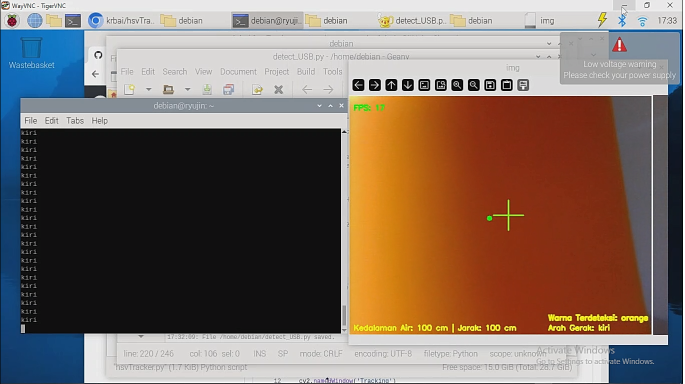
#> input picture orange_1.png, 1369 x 768 px, given in place of the camera (shown at 1/2 size)
$ python jarak.py
#> lines starting #> are read from the running program, lines starting #| are printed output that depends on the picture; after the words box and inside, x2 and y2 are one past the last pixel; in counts of white or black regions, pixels touching at a corner belong together
import cv2
import numpy as np
import time
import serial

# Inisialisasi koneksi serial dengan Arduino
ser = serial.Serial("COM5", 9600)  # Ganti '/dev/ttyUSB0' dengan port serial yang sesuai
time.sleep(2)  # Tunggu sebentar agar koneksi serial stabil

# baca gambar
cap = cv2.VideoCapture(1)

# mengubah spesifik ukuran
# lebar
cap.set(3, 640)
# tinggi
cap.set(4, 480)
# kecerahan
# cap.set(10, 100)
cap.set(cv2.CAP_PROP_BRIGHTNESS, 100)

# Variabel untuk menghitung FPS
fps_start_time = time.time()
fps_frame_counter = 0
fps = 0

# deklarasi variabel
depth = ""
distance = ""

# # video adalah sekumpulan gambar, sehingga dibutuhkan perulangan
while True:
    # mengcapture image
    success, img = cap.read()
#> img is the input picture: shape (768, 1369, 3); mean B, G, R 98.6, 108.3, 125.3

    # menentukan hsv minimum
    r_lower = np.array([163, 201, 136]) # lower red
    o_lower = np.array([1,177,125]) # lower orange
    g_lower = np.array([45, 80, 25]) # lower green

    # menentukan hsv maksimum
    r_upper = np.array([179, 255, 255]) # higher red
    o_upper = np.array([63,255,255]) # higher orange
    g_upper = np.array([90,255,255]) # higher green

    # ubah bgr menjadi hsv
    imgHSV = cv2.cvtColor(img, cv2.COLOR_BGR2HSV)
#> imgHSV: shape (768, 1369, 3); mean H, S, V 67.5, 81.2, 135

    # masking
    r_mask = cv2.inRange(imgHSV,r_lower,r_upper) # red
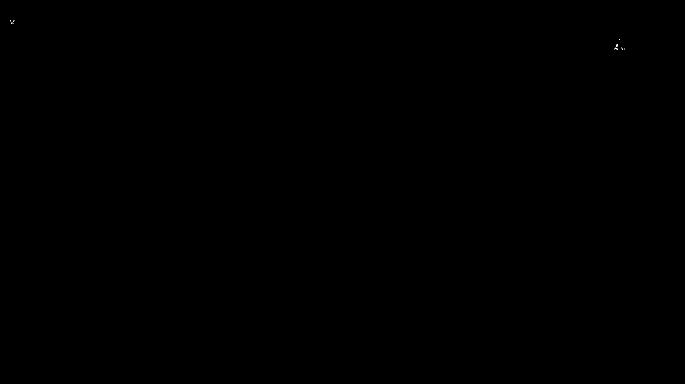
#> r_mask: shape (768, 1369) (shown at 1/2 size); 0% white in thin lines or dots, all inside (x1, y1, x2, y2) = (20, 41, 1250, 100)
    o_mask = cv2.inRange(imgHSV,o_lower,o_upper) # orange
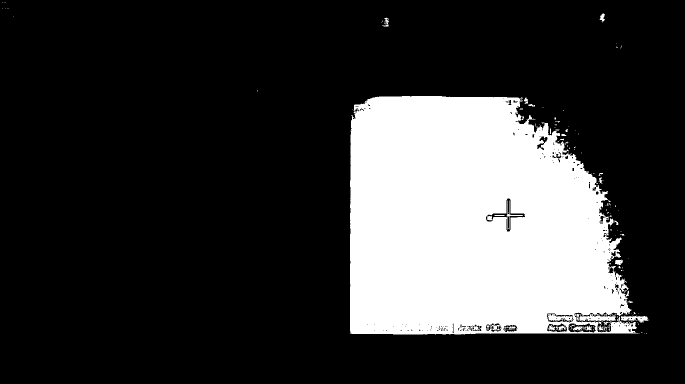
#> o_mask: shape (768, 1369) (shown at 1/2 size); 21.5% white; 151 white regions (127 under 20 px), largest, box (x1, y1, x2, y2) and area: (700, 192, 1276, 669) 224070, (1242, 631, 1297, 646) 436, (1013, 401, 1046, 459) 188
    g_mask = cv2.inRange(imgHSV,g_lower,g_upper) # green
#> g_mask: shape (768, 1369); 0.04% white; 13 white regions (9 under 20 px), largest, box (x1, y1, x2, y2) and area: (708, 209, 740, 222) 251, (974, 432, 984, 441) 77, (761, 209, 769, 221) 46, (753, 210, 757, 221) 34

    # Penghalusan gambar dengan operasi morfologi
    kernel = np.ones((5, 5), np.uint8)
    r_mask = cv2.erode(r_mask, kernel, iterations=1)
#> r_mask: shape (768, 1369); every value is 0
    r_mask = cv2.dilate(r_mask, kernel, iterations=1)
    o_mask = cv2.erode(o_mask, kernel, iterations=1)
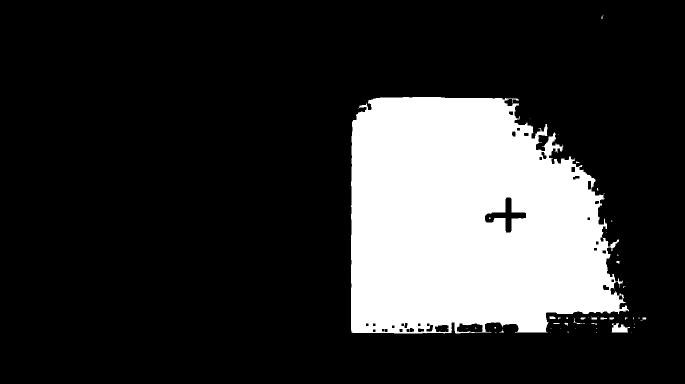
#> o_mask: shape (768, 1369) (shown at 1/2 size); 19.9% white; 49 white regions (35 under 20 px), largest, box (x1, y1, x2, y2) and area: (702, 194, 1258, 667) 208473, (1223, 646, 1260, 665) 432, (1099, 633, 1111, 638) 55
    o_mask = cv2.dilate(o_mask, kernel, iterations=1)
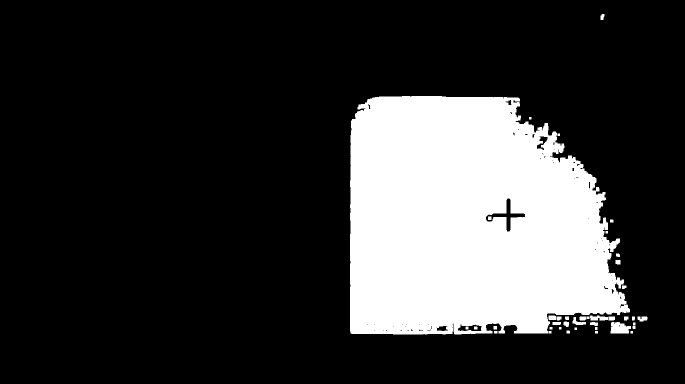
#> o_mask: shape (768, 1369) (shown at 1/2 size); 21% white; 39 white regions, largest, box (x1, y1, x2, y2) and area: (700, 192, 1260, 669) 217985, (1221, 644, 1262, 667) 740, (1180, 631, 1216, 641) 276
    g_mask = cv2.erode(g_mask, kernel, iterations=1)
#> g_mask: shape (768, 1369); 0% white in thin lines or dots, all inside (x1, y1, x2, y2) = (710, 211, 982, 439)
    g_mask = cv2.dilate(g_mask, kernel, iterations=1)
#> g_mask: shape (768, 1369); 0.02% white; 3 white regions

    # Temukan kontur pada gambar hasil masking
    contours_r, _ = cv2.findContours(r_mask, cv2.RETR_EXTERNAL, cv2.CHAIN_APPROX_SIMPLE)
#> contours_r = []
    contours_o, _ = cv2.findContours(o_mask, cv2.RETR_EXTERNAL, cv2.CHAIN_APPROX_SIMPLE)
#> contours_o = 36 contours, 8 with area under 20; largest, box (x1, y1, x2, y2) and area: (700, 192, 1260, 669) 218930, (1221, 644, 1262, 667) 678, (1180, 631, 1216, 641) 228, (1145, 634, 1172, 650) 160, (1275, 633, 1295, 643) 128
    contours_g, _ = cv2.findContours(g_mask, cv2.RETR_EXTERNAL, cv2.CHAIN_APPROX_SIMPLE)
#> contours_g = 3 contours; box (x1, y1, x2, y2) and area: (716, 209, 733, 217) 89, (975, 432, 984, 441) 59, (708, 210, 713, 217) 24

    # menyatukan dua gambar
    # imgResult = cv2.bitwise_and(img, img, mask=mask)

    # Jika ditemukan setidaknya satu kontur untuk warna merah
    for contour in contours_r:
        # hitung luas contour
        area = cv2.contourArea(contour)

         # Gambar persegi panjang berwarna merah jika luas kontur cukup besar
        if area > 1000:
            x, y, w, h = cv2.boundingRect(contour)
            cv2.rectangle(img, (x, y), (x+w, y+h), (255, 255, 255), 2)

            # Hitung momen spasial untuk mendapatkan centroid
            M = cv2.moments(contour)

            # Koordinat x dan y dari centroid
            if M["m00"] != 0:
                cx = int(M["m10"] / M["m00"])
                cy = int(M["m01"] / M["m00"])
            else:
                cx, cy = 0, 0  # Atur ke nilai default jika momen spasial bernilai nol

            # Gambar titik centroid pada gambar hasil
            cv2.circle(img, (cx, cy), 5, (0, 255, 0), -1)

            # tulisan merah pada persegi panjang
            cv2.putText(img, "Merah", (x + 10 , y - 10), cv2.FONT_HERSHEY_SIMPLEX, 0.5, (0, 0, 255), 2, cv2.LINE_AA)

            # kirim data ke arduino
            ser.write('r'.encode())
#> this loop made 0 passes

    # Jika ditemukan setidaknya satu kontur untuk warna orange
    for contour in contours_o:
        # hitung luas contour
        area = cv2.contourArea(contour)

         # Gambar persegi panjang berwarna merah jika luas kontur cukup besar
        if area > 1000:
            x, y, w, h = cv2.boundingRect(contour)
            cv2.rectangle(img, (x, y), (x+w, y+h), (255, 255, 255), 2)

            # Hitung momen spasial untuk mendapatkan centroid
            M = cv2.moments(contour)

            # Koordinat x dan y dari centroid
            if M["m00"] != 0:
                cx = int(M["m10"] / M["m00"])
                cy = int(M["m01"] / M["m00"])
            else:
                cx, cy = 0, 0  # Atur ke nilai default jika momen spasial bernilai nol

            # Gambar titik centroid pada gambar hasil
            cv2.circle(img, (cx, cy), 5, (0, 255, 0), -1)

            # tulisan merah pada persegi panjang
            cv2.putText(img, "Orange", (x + 10 , y - 10), cv2.FONT_HERSHEY_SIMPLEX, 0.5, (0, 69, 255), 2, cv2.LINE_AA)

            # kirim data ke arduino
            ser.write('o'.encode())
#> this loop made 36 passes
#> (area, x, y, w, h, cx, cy) on pass 35: (218930, 700, 192, 560, 477, 939, 442)
#> area on passes 5, 10, 13, 14, 15, 16: 29.5, 24.5, 678, 79, 78.5, 79
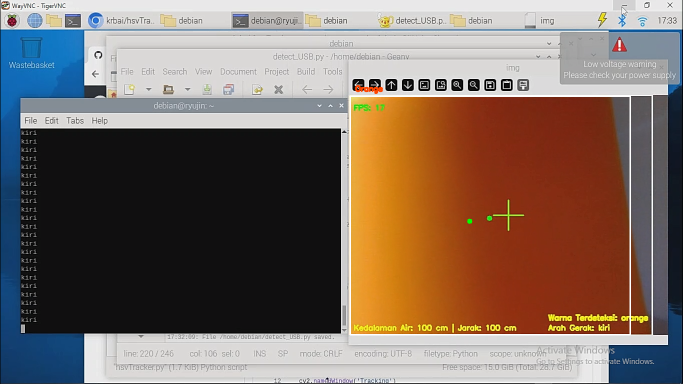
#> img: shape (768, 1369, 3) (shown at 1/2 size); 0.66% of pixels changed, all inside (x1, y1, x2, y2) = (699, 170, 1262, 671)

    # Jika ditemukan setidaknya satu kontur untuk warna hijau
    for contour in contours_g:
        # hitung luas contour
        area = cv2.contourArea(contour)

         # Gambar persegi panjang berwarna merah jika luas kontur cukup besar
        if area > 1000:
            x, y, w, h = cv2.boundingRect(contour)
            cv2.rectangle(img, (x, y), (x+w, y+h), (255, 255, 255), 2)

            # Hitung momen spasial untuk mendapatkan centroid
            M = cv2.moments(contour)

            # Koordinat x dan y dari centroid
            if M["m00"] != 0:
                cx = int(M["m10"] / M["m00"])
                cy = int(M["m01"] / M["m00"])
            else:
                cx, cy = 0, 0  # Atur ke nilai default jika momen spasial bernilai nol

            # Gambar titik centroid pada gambar hasil
            cv2.circle(img, (cx, cy), 5, (0, 255, 0), -1)

            # tulisan merah pada persegi panjang
            cv2.putText(img, "Hijau", (x + 10 , y - 10), cv2.FONT_HERSHEY_SIMPLEX, 0.5, (0, 255, 127), 2, cv2.LINE_AA)

            # kirim data ke arduino
            ser.write('g'.encode())
#> this loop made 3 passes
#> area on passes 1, 3: 59, 89
#> (contour, area) on pass 2: ([[708, 210], [708, 216], [712, 216], [712, 210]], 24)

    # Menampilkan data kedalaman dan jarak dari Arduino di frame
#> (the run stopped early here; a loop or call above may not have finished)

$ run again, on red_2.png
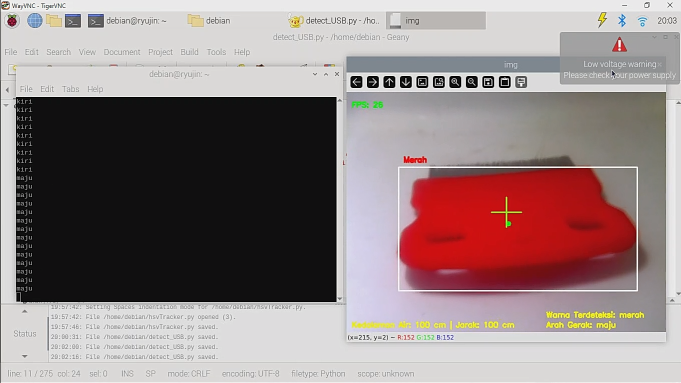
#> input picture red_2.png, 1362 x 766 px, given in place of the camera (shown at 1/2 size)
#> img is the input picture: shape (766, 1362, 3); mean B, G, R 131.4, 131, 146.9
#> imgHSV: shape (766, 1362, 3); mean H, S, V 81.2, 32.2, 148.1
#> `r_mask = cv2.dilate(r_mask, kernel, iterations=1)`:
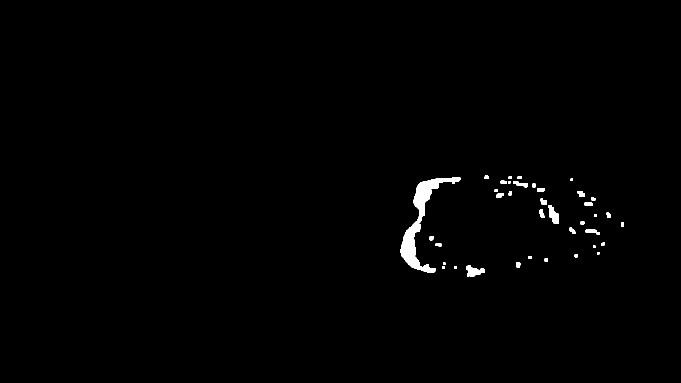
#> r_mask: shape (766, 1362) (shown at 1/2 size); 0.79% white; 38 white regions, largest, box (x1, y1, x2, y2) and area: (800, 355, 921, 545) 4954, (932, 531, 970, 553) 505, (1097, 410, 1118, 448) 463
#> contours_r = 38 contours, 5 with area under 20; largest, box (x1, y1, x2, y2) and area: (800, 355, 921, 545) 4648, (932, 531, 970, 553) 452, (1097, 410, 1118, 448) 404, (1026, 363, 1056, 375) 160, (1171, 458, 1200, 469) 136
#> contours_o = 13 contours, 1 with area under 20; largest, box (x1, y1, x2, y2) and area: (1198, 627, 1211, 634) 58, (1201, 29, 1208, 40) 50, (1145, 648, 1157, 654) 49, (1095, 625, 1103, 633) 48, (1013, 443, 1020, 452) 46
#> contours_g = 3 contours; box (x1, y1, x2, y2) and area: (704, 202, 737, 216) 318, (747, 202, 766, 217) 216, (1013, 443, 1021, 452) 52
#> the loop `for contour in contours_r:` made 38 passes
#> (area, x, y, w, h, cx, cy) on pass 35: (4648, 800, 355, 121, 190, 839, 444)
#> after the loop `for contour in contours_r:`:
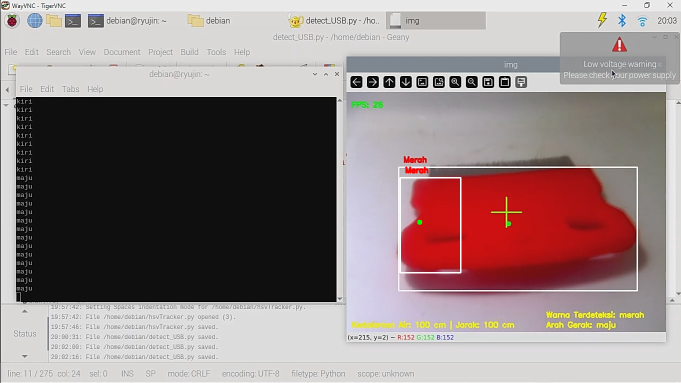
#> img: shape (766, 1362, 3) (shown at 1/2 size); 0.24% of pixels changed, all inside (x1, y1, x2, y2) = (799, 333, 923, 547)
#> the loop `for contour in contours_o:` made 13 passes
#> area on passes 1, 3, 4, 6, 9, 10, 12, 13: 49, 29.5, 29, 39.5, 58.5, 48, 46, 50.5
#> the loop `for contour in contours_g:` made 3 passes
#> area on passes 1 to 3: 51.5, 215.5, 317.5
